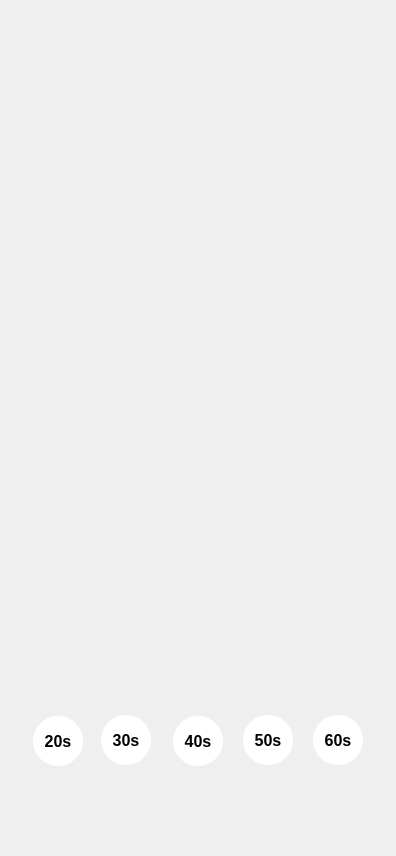
   <widget class="QWidget" name="duration" native="true">
    <property name="geometry">
     <rect>
      <x>0</x>
      <y>0</y>
      <width>396</width>
      <height>856</height>
     </rect>
    </property>
    <property name="styleSheet">
     <string notr="true">background:none;</string>
    </property>
    <widget class="QLabel" name="durationbg">
     <property name="geometry">
      <rect>
       <x>0</x>
       <y>1</y>
       <width>393</width>
       <height>854</height>
      </rect>
     </property>
     <property name="styleSheet">
      <string notr="true">background:none;
background-image: url(:/background/exerciseimg/duration.png);</string>
     </property>
     <property name="text">
      <string/>
     </property>
    </widget>
    <widget class="QPushButton" name="durationback">
     <property name="geometry">
      <rect>
       <x>325</x>
       <y>664</y>
       <width>59</width>
       <height>37</height>
      </rect>
     </property>
     <property name="styleSheet">
      <string notr="true">background:none;</string>
     </property>
     <property name="text">
      <string/>
     </property>
     <property name="flat">
      <bool>true</bool>
     </property>
    </widget>
    <widget class="QPushButton" name="time1">
     <property name="geometry">
      <rect>
       <x>33</x>
       <y>716</y>
       <width>50</width>
       <height>50</height>
      </rect>
     </property>
     <property name="font">
      <font>
       <family>Arial</family>
       <pointsize>12</pointsize>
       <weight>75</weight>
       <bold>true</bold>
      </font>
     </property>
     <property name="styleSheet">
      <string notr="true">background-color: rgb(255, 255, 255);
border-radius:25px</string>
     </property>
     <property name="text">
      <string>20s</string>
     </property>
     <property name="flat">
      <bool>false</bool>
     </property>
    </widget>
    <widget class="QPushButton" name="time2">
     <property name="geometry">
      <rect>
       <x>101</x>
       <y>715</y>
       <width>50</width>
       <height>50</height>
      </rect>
     </property>
     <property name="font">
      <font>
       <family>Arial</family>
       <pointsize>12</pointsize>
       <weight>75</weight>
       <bold>true</bold>
      </font>
     </property>
     <property name="styleSheet">
      <string notr="true">background-color: rgb(255, 255, 255);
border-radius:25px</string>
     </property>
     <property name="text">
      <string>30s</string>
     </property>
     <property name="flat">
      <bool>false</bool>
     </property>
    </widget>
    <widget class="QPushButton" name="time3">
     <property name="geometry">
      <rect>
       <x>173</x>
       <y>716</y>
       <width>50</width>
       <height>50</height>
      </rect>
     </property>
     <property name="font">
      <font>
       <family>Arial</family>
       <pointsize>12</pointsize>
       <weight>75</weight>
       <bold>true</bold>
      </font>
     </property>
     <property name="styleSheet">
      <string notr="true">background-color: rgb(255, 255, 255);
border-radius:25px</string>
     </property>
     <property name="text">
      <string>40s</string>
     </property>
     <property name="flat">
      <bool>false</bool>
     </property>
    </widget>
    <widget class="QPushButton" name="time4">
     <property name="geometry">
      <rect>
       <x>243</x>
       <y>715</y>
       <width>50</width>
       <height>50</height>
      </rect>
     </property>
     <property name="font">
      <font>
       <family>Arial</family>
       <pointsize>12</pointsize>
       <weight>75</weight>
       <bold>true</bold>
      </font>
     </property>
     <property name="styleSheet">
      <string notr="true">background-color: rgb(255, 255, 255);
border-radius:25px</string>
     </property>
     <property name="text">
      <string>50s</string>
     </property>
     <property name="flat">
      <bool>false</bool>
     </property>
    </widget>
    <widget class="QPushButton" name="time5">
     <property name="geometry">
      <rect>
       <x>313</x>
       <y>715</y>
       <width>50</width>
       <height>50</height>
      </rect>
     </property>
     <property name="font">
      <font>
       <family>Arial</family>
       <pointsize>12</pointsize>
       <weight>75</weight>
       <bold>true</bold>
      </font>
     </property>
     <property name="styleSheet">
      <string notr="true">background-color: rgb(255, 255, 255);
border-radius:25px</string>
     </property>
     <property name="text">
      <string>60s</string>
     </property>
     <property name="flat">
      <bool>false</bool>
     </property>
    </widget>
    <widget class="QPushButton" name="savetime">
     <property name="geometry">
      <rect>
       <x>93</x>
       <y>787</y>
       <width>210</width>
       <height>42</height>
      </rect>
     </property>
     <property name="styleSheet">
      <string notr="true">background:none;</string>
     </property>
     <property name="text">
      <string/>
     </property>
     <property name="flat">
      <bool>true</bool>
     </property>
    </widget>
   </widget>
